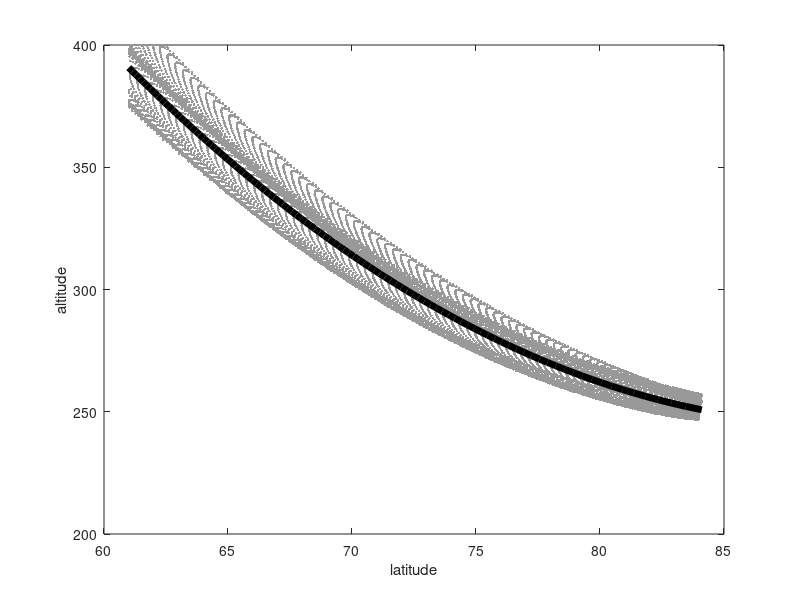

The MATLAB source for this figure:
function p=calcAltSpline()

  % Calculates best fitting altitude for data

  load synthdata_L90_reducealt200.mat

  %I think

  %pp = spline(data(:,2),data(:,1));
  polyorder = 2;
  p = polyfit(cos(data(:,2)),data(:,1),polyorder);


  x = linspace(min(cos(data(:,2))), max(cos(data(:,2))), 100);
  
  %alt = ppval(pp,theta);
  
  alt = polyval(p,x);


  plot(90-180/pi*data(:,2),data(:,1)-2440,'.','color',[1,1,1]*0.6)
  hold on
  plot(90-180/pi*acos(x),alt-2440,'LineWidth',5,'color','k')
  hold off
  xlabel('latitude')
  ylabel('altitude')
